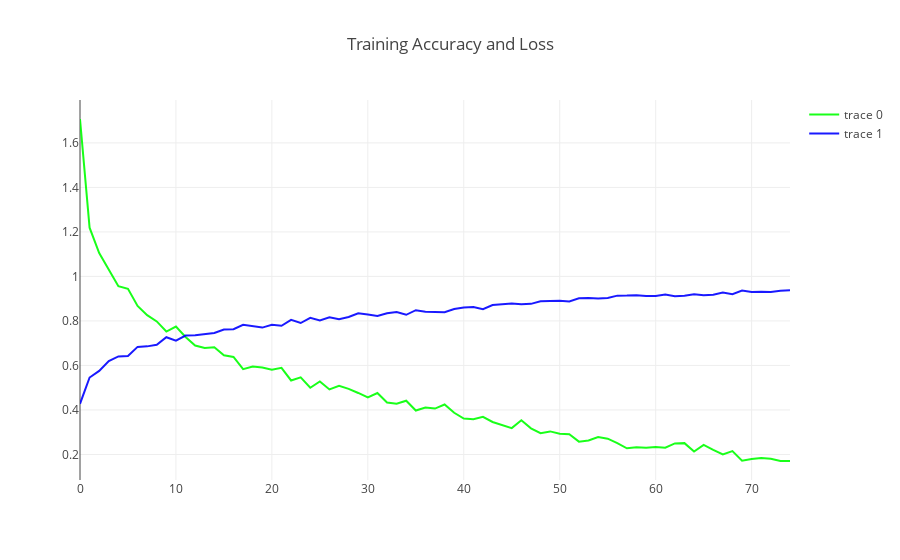

This figure's notebook cell:
### Code cell
x_ = np.array(range(len(history.history['loss']))) # get loss values from the history
trace1 = go.Scatter(
        x = x_,
        y = history.history['loss'], # get loss values from the history
        mode = "lines",
        marker = dict(color = "rgba(0,255,0,0.9)"),
        text = "Loss"
)
trace2 = go.Scatter(
        x = x_,
        y = history.history['acc'],# get accuracy values from the history
        mode = "lines",
        marker = dict(color = "rgba(0,0,255,0.9)"),
        text = "Accuracy"
)
data = [trace1,trace2]
layout = dict(title = "Training Accuracy and Loss")
fig = dict(data = data,layout=layout)
iplot(fig)
